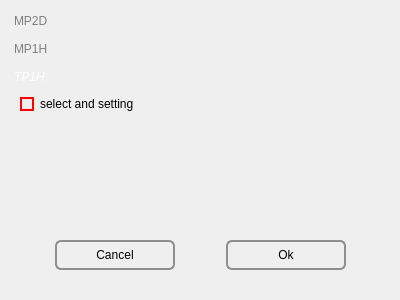
<?xml version="1.0" encoding="UTF-8"?>
<ui version="4.0">
 <class>Form</class>
 <widget class="QWidget" name="Form">
  <property name="geometry">
   <rect>
    <x>0</x>
    <y>0</y>
    <width>400</width>
    <height>300</height>
   </rect>
  </property>
  <property name="windowTitle">
   <string>Form</string>
  </property>
  <widget class="QWidget" name="gridLayoutWidget">
   <property name="geometry">
    <rect>
     <x>10</x>
     <y>10</y>
     <width>381</width>
     <height>191</height>
    </rect>
   </property>
   <layout class="QGridLayout" name="gridLayout">
    <item row="0" column="0">
     <widget class="QToolBox" name="tp1h_checkbox">
      <property name="palette">
       <palette>
        <active/>
        <inactive/>
        <disabled/>
       </palette>
      </property>
      <property name="styleSheet">
       <string notr="true">QToolBox::tab {
    background: qlineargradient(x1: 0, y1: 0, x2: 0, y2: 1,
                                stop: 0 #E1E1E1, stop: 0.4 #DDDDDD,
                                stop: 0.5 #D8D8D8, stop: 1.0 #D3D3D3);
    border-radius: 5px;
    color: gray;
}

QToolBox::tab:selected { /* italicize selected tabs */
    font: italic;
    color: white;
}

QToolBox::tab:only-one{
}</string>
      </property>
      <property name="frameShadow">
       <enum>QFrame::Plain</enum>
      </property>
      <property name="currentIndex">
       <number>2</number>
      </property>
      <widget class="QWidget" name="page">
       <property name="geometry">
        <rect>
         <x>0</x>
         <y>0</y>
         <width>379</width>
         <height>99</height>
        </rect>
       </property>
       <attribute name="label">
        <string>MP2D</string>
       </attribute>
       <widget class="QCheckBox" name="mp2d_checkbox">
        <property name="geometry">
         <rect>
          <x>10</x>
          <y>0</y>
          <width>131</width>
          <height>20</height>
         </rect>
        </property>
        <property name="styleSheet">
         <string notr="true">QCheckBox::indicator:unchecked {
    border:2px solid red
}
QCheckBox::indicator:unchecked:hover {
   border:2px solid black
}


QCheckBox::indicator:checked {
   border:2px solid green
}
</string>
        </property>
        <property name="text">
         <string>select and setting</string>
        </property>
       </widget>
      </widget>
      <widget class="QWidget" name="page_2">
       <property name="geometry">
        <rect>
         <x>0</x>
         <y>0</y>
         <width>379</width>
         <height>99</height>
        </rect>
       </property>
       <attribute name="label">
        <string>MP1H</string>
       </attribute>
       <widget class="QCheckBox" name="mp1h_checkbox">
        <property name="geometry">
         <rect>
          <x>10</x>
          <y>0</y>
          <width>131</width>
          <height>20</height>
         </rect>
        </property>
        <property name="styleSheet">
         <string notr="true">QCheckBox::indicator:unchecked {
    border:2px solid red
}
QCheckBox::indicator:unchecked:hover {
   border:2px solid black
}


QCheckBox::indicator:checked {
   border:2px solid green
}
</string>
        </property>
        <property name="text">
         <string>select and setting</string>
        </property>
       </widget>
      </widget>
      <widget class="QWidget" name="page_3">
       <property name="geometry">
        <rect>
         <x>0</x>
         <y>0</y>
         <width>379</width>
         <height>99</height>
        </rect>
       </property>
       <attribute name="label">
        <string>TP1H</string>
       </attribute>
       <widget class="QCheckBox" name="checkBox_3">
        <property name="geometry">
         <rect>
          <x>10</x>
          <y>0</y>
          <width>141</width>
          <height>20</height>
         </rect>
        </property>
        <property name="styleSheet">
         <string notr="true">QCheckBox::indicator:unchecked {
    border:2px solid red
}
QCheckBox::indicator:unchecked:hover {
   border:2px solid black
}


QCheckBox::indicator:checked {
   border:2px solid green
}
</string>
        </property>
        <property name="text">
         <string>select and setting</string>
        </property>
       </widget>
      </widget>
     </widget>
    </item>
   </layout>
  </widget>
  <widget class="QWidget" name="gridLayoutWidget_2">
   <property name="geometry">
    <rect>
     <x>10</x>
     <y>220</y>
     <width>381</width>
     <height>71</height>
    </rect>
   </property>
   <layout class="QGridLayout" name="gridLayout_3">
    <item row="0" column="1">
     <widget class="QPushButton" name="pushButton">
      <property name="maximumSize">
       <size>
        <width>120</width>
        <height>30</height>
       </size>
      </property>
      <property name="styleSheet">
       <string notr="true">QPushButton {
    border: 2px solid #8f8f91;
    border-radius: 6px;
    background-color: qlineargradient(x1: 0, y1: 0, x2: 0, y2: 1,
                                      stop: 0 #f6f7fa, stop: 1 #dadbde);
    min-width: 80px;
}

QPushButton:pressed {
    background-color: qlineargradient(x1: 0, y1: 0, x2: 0, y2: 1,
                                      stop: 0 #dadbde, stop: 1 #f6f7fa);
}

QPushButton:flat {
    border: none; /* no border for a flat push button */
}

QPushButton:default {
    border-color: navy; /* make the default button prominent */
}</string>
      </property>
      <property name="text">
       <string>Ok</string>
      </property>
     </widget>
    </item>
    <item row="0" column="0">
     <widget class="QPushButton" name="Cancel">
      <property name="maximumSize">
       <size>
        <width>120</width>
        <height>30</height>
       </size>
      </property>
      <property name="styleSheet">
       <string notr="true">QPushButton {
    border: 2px solid #8f8f91;
    border-radius: 6px;
    background-color: qlineargradient(x1: 0, y1: 0, x2: 0, y2: 1,
                                      stop: 0 #f6f7fa, stop: 1 #dadbde);
    min-width: 80px;
}

QPushButton:pressed {
    background-color: qlineargradient(x1: 0, y1: 0, x2: 0, y2: 1,
                                      stop: 0 #dadbde, stop: 1 #f6f7fa);
}

QPushButton:flat {
    border: none; /* no border for a flat push button */
}

QPushButton:default {
    border-color: navy; /* make the default button prominent */
}</string>
      </property>
      <property name="text">
       <string>Cancel</string>
      </property>
     </widget>
    </item>
   </layout>
  </widget>
 </widget>
 <resources/>
 <connections/>
</ui>
